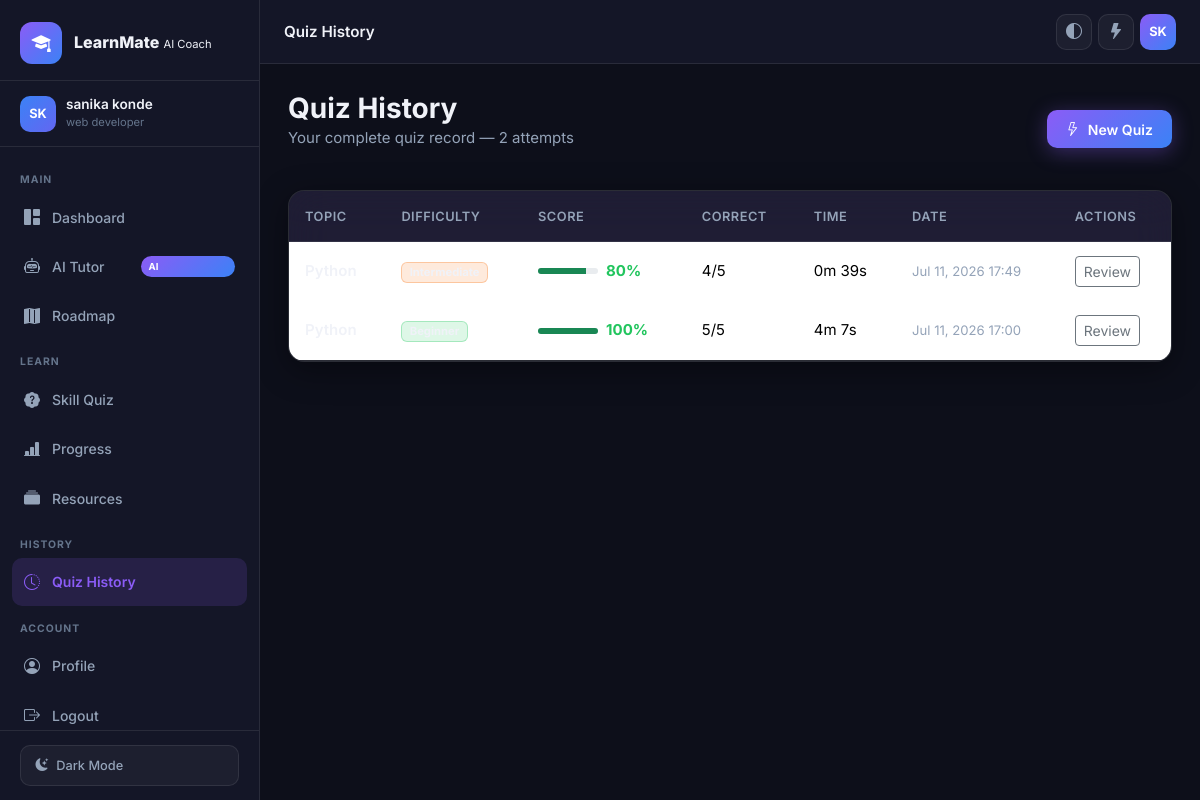
Screenshot of /quiz/history (signed in) with the database file from the repository.
### app/models.py (models this page shows, shortened)
class User(db.Model, UserMixin):
    __tablename__ = "users"
    id = db.Column(db.Integer, primary_key=True)
    username = db.Column(db.String(64), unique=True, nullable=False, index=True)
    email = db.Column(db.String(120), unique=True, nullable=False, index=True)
    password_hash = db.Column(db.String(256), nullable=False)
    full_name = db.Column(db.String(128), nullable=True)
    avatar_initials = db.Column(db.String(4), nullable=True)
    bio = db.Column(db.Text, nullable=True)
    career_goal = db.Column(db.String(128), nullable=True)
    current_skill_level = db.Column(db.String(32), nullable=True)  # beginner/intermediate/advanced
    learning_preferences = db.Column(db.Text, nullable=True)       # JSON string
    available_study_hours = db.Column(db.Float, nullable=True)
    interests = db.Column(db.Text, nullable=True)
    is_active = db.Column(db.Boolean, default=True, nullable=False)
    theme_preference = db.Column(db.String(16), default="dark")
    created_at = db.Column(db.DateTime, default=datetime.utcnow, nullable=False)
    updated_at = db.Column(db.DateTime, default=datetime.utcnow, onupdate=datetime.utcnow)
    last_login = db.Column(db.DateTime, nullable=True)
    onboarding_complete = db.Column(db.Boolean, default=False)
    roadmaps = db.relationship("LearningRoadmap", backref="user", lazy="dynamic", cascade="all, delete-orphan")
    quiz_sessions = db.relationship("QuizSession", backref="user", lazy="dynamic", cascade="all, delete-orphan")
    study_sessions = db.relationship("StudySession", backref="user", lazy="dynamic", cascade="all, delete-orphan")
    chat_sessions = db.relationship("ChatSession", backref="user", lazy="dynamic", cascade="all, delete-orphan")
    progress_logs = db.relationship("ProgressLog", backref="user", lazy="dynamic", cascade="all, delete-orphan")
    def get_display_name(self):
        return self.full_name or self.username
    def get_initials(self):
        if self.full_name:
            parts = self.full_name.strip().split()
            if len(parts) >= 2:
                return (parts[0][0] + parts[-1][0]).upper()
            return parts[0][:2].upper()
        return self.username[:2].upper()

class QuizSession(db.Model):
    __tablename__ = "quiz_sessions"
    id = db.Column(db.Integer, primary_key=True)
    user_id = db.Column(db.Integer, db.ForeignKey("users.id"), nullable=False, index=True)
    topic = db.Column(db.String(128), nullable=False)
    difficulty = db.Column(db.String(32), nullable=False)
    score = db.Column(db.Integer, default=0)        # 0-100
    correct_count = db.Column(db.Integer, default=0)
    total_questions = db.Column(db.Integer, default=5)
    time_taken_seconds = db.Column(db.Integer, default=0)
    questions_data = db.Column(db.Text, nullable=True)   # JSON
    answers_data = db.Column(db.Text, nullable=True)     # JSON
    feedback = db.Column(db.Text, nullable=True)
    created_at = db.Column(db.DateTime, default=datetime.utcnow)

### app/routes/quiz.py (the view)
@quiz_bp.route("/history")
@login_required
def history():
    page = request.args.get("page", 1, type=int)
    sessions = current_user.quiz_sessions.order_by(
        QuizSession.created_at.desc()
    ).paginate(page=page, per_page=10, error_out=False)
    return render_template("quiz/history.html", sessions=sessions)

### app/models.py (called while the page is built)
@login_manager.user_loader
def load_user(user_id):
    return User.query.get(int(user_id))

### app/templates/quiz/history.html (shortened to what this page needs)
{% extends "base.html" %}
{% block page_title %}Quiz History{% endblock %}
{% block content %}
<div class="d-flex align-items-center justify-content-between mb-4">
  <div>
    <h3 class="fw-bold mb-0">Quiz History</h3>
    <p class="text-muted">Your complete quiz record — {{ sessions.total }} attempts</p>
  </div>
  <a href="{{ url_for('quiz.index') }}" class="btn btn-gradient">
    <i class="bi bi-lightning me-2"></i>New Quiz
  </a>
</div>
{% if sessions.items %}
<div class="glass-card overflow-hidden">
  <div class="table-responsive">
    <table class="table table-premium mb-0">
      <thead>
        <tr>
          <th>Topic</th>
          <th>Difficulty</th>
          <th>Score</th>
          <th>Correct</th>
          <th>Time</th>
          <th>Date</th>
          <th>Actions</th>
        </tr>
      </thead>
      <tbody>
        {% for s in sessions.items %}
        <tr>
          <td>
            <div class="fw-semibold">{{ s.topic }}</div>
          </td>
          <td>
            <span class="badge badge-{{ s.difficulty }}">{{ s.difficulty.capitalize() }}</span>
          </td>
          <td>
            <div class="d-flex align-items-center gap-2">
              <div class="progress" style="width:60px; height:6px">
                <div class="progress-bar {{ 'bg-success' if s.score >= 75 else 'bg-warning' if s.score >= 60 else 'bg-danger' }}"
                     style="width:{{ s.score }}%"></div>
              </div>
              <span class="fw-bold {{ 'text-success' if s.score >= 75 else 'text-warning' if s.score >= 60 else 'text-danger' }}">
                {{ s.score }}%
              </span>
            </div>
          </td>
          <td>{{ s.correct_count }}/{{ s.total_questions }}</td>
          <td>
            {% if s.time_taken_seconds %}
              {{ (s.time_taken_seconds // 60) }}m {{ s.time_taken_seconds % 60 }}s
            {% else %}—{% endif %}
          </td>
          <td class="text-muted small">{{ s.created_at.strftime('%b %d, %Y %H:%M') }}</td>
          <td>
            <a href="{{ url_for('quiz.session_detail', session_id=s.id) }}"
               class="btn btn-sm btn-outline-secondary">Review</a>
          </td>
        </tr>
        {% endfor %}
      </tbody>
    </table>
  </div>
</div>
{% endif %}
{% endblock %}

### app/templates/base.html (shortened to what this page needs)
<!DOCTYPE html>
<html lang="en" data-theme="{{ current_user.theme_preference if current_user.is_authenticated else 'dark' }}">
<head>
  <link href="https://cdn.jsdelivr.net/npm/bootstrap@5.3.3/dist/css/bootstrap.min.css" rel="stylesheet"/>
  <link href="https://cdn.jsdelivr.net/npm/bootstrap-icons@1.11.3/font/bootstrap-icons.css" rel="stylesheet"/>
  <link rel="stylesheet" href="https://cdnjs.cloudflare.com/ajax/libs/highlight.js/11.9.0/styles/github-dark.min.css" id="hljs-theme"/>
  <link href="{{ url_for('static', filename='css/main.css') }}" rel="stylesheet"/>
</head>
<body>
<div class="toast-container position-fixed top-0 end-0 p-3" style="z-index:9999">
</div>
{% if current_user.is_authenticated %}
<div class="sidebar" id="sidebar">
  <div class="sidebar-brand">
    <div class="brand-icon">
      <i class="bi bi-mortarboard-fill"></i>
    </div>
    <div class="brand-text">
      <span class="brand-name">LearnMate</span>
      <span class="brand-tagline">AI Coach</span>
    </div>
  </div>
  <div class="sidebar-user">
    <div class="user-avatar">{{ current_user.get_initials() }}</div>
    <div class="user-info">
      <div class="user-name">{{ current_user.get_display_name()|truncate(18) }}</div>
      <div class="user-goal">{{ current_user.career_goal|truncate(22) if current_user.career_goal else 'Set your goal →' }}</div>
    </div>
  </div>
  <nav class="sidebar-nav">
    <div class="nav-section-label">Main</div>
    <a href="{{ url_for('dashboard.index') }}" class="nav-item {% if request.endpoint == 'dashboard.index' %}active{% endif %}">
      <i class="bi bi-grid-1x2-fill"></i>
      <span>Dashboard</span>
    </a>
    <a href="{{ url_for('tutor.index') }}" class="nav-item {% if request.blueprint == 'tutor' %}active{% endif %}">
      <i class="bi bi-robot"></i>
      <span>AI Tutor</span>
      <span class="nav-badge">AI</span>
    </a>
    <a href="{{ url_for('roadmap.index') }}" class="nav-item {% if request.blueprint == 'roadmap' %}active{% endif %}">
      <i class="bi bi-map-fill"></i>
      <span>Roadmap</span>
    </a>
    <div class="nav-section-label">Learn</div>
    <a href="{{ url_for('quiz.index') }}" class="nav-item {% if request.endpoint == 'quiz.index' %}active{% endif %}">
      <i class="bi bi-patch-question-fill"></i>
      <span>Skill Quiz</span>
    </a>
    <a href="{{ url_for('progress.index') }}" class="nav-item {% if request.blueprint == 'progress' %}active{% endif %}">
      <i class="bi bi-bar-chart-line-fill"></i>
      <span>Progress</span>
    </a>
    <a href="{{ url_for('resources.index') }}" class="nav-item {% if request.blueprint == 'resources' %}active{% endif %}">
      <i class="bi bi-collection-fill"></i>
      <span>Resources</span>
    </a>
    <div class="nav-section-label">History</div>
    <a href="{{ url_for('quiz.history') }}" class="nav-item {% if request.endpoint == 'quiz.history' %}active{% endif %}">
      <i class="bi bi-clock-history"></i>
      <span>Quiz History</span>
    </a>
    <div class="nav-section-label">Account</div>
    <a href="{{ url_for('auth.profile') }}" class="nav-item {% if request.endpoint == 'auth.profile' %}active{% endif %}">
      <i class="bi bi-person-circle"></i>
      <span>Profile</span>
    </a>
    <a href="{{ url_for('auth.logout') }}" class="nav-item nav-item-danger">
      <i class="bi bi-box-arrow-right"></i>
      <span>Logout</span>
    </a>
  </nav>
  <div class="sidebar-footer">
    <button class="theme-toggle" id="themeToggle" title="Toggle theme">
      <i class="bi bi-moon-stars-fill" id="themeIcon"></i>
      <span id="themeLabel">Dark Mode</span>
    </button>
  </div>
</div>
<div class="main-wrapper" id="mainWrapper">
  <header class="topbar">
    <div class="topbar-left">
      <div class="topbar-breadcrumb">
        <span class="breadcrumb-page">{% block page_title %}Dashboard{% endblock %}</span>
      </div>
    </div>
    <div class="topbar-right">
      <div class="topbar-actions">
        <button class="topbar-btn" onclick="toggleTheme()" title="Toggle Theme">
          <i class="bi bi-circle-half" id="topThemeIcon"></i>
        </button>
        <a href="{{ url_for('quiz.index') }}" class="topbar-btn" title="Take a Quiz">
          <i class="bi bi-lightning-fill"></i>
        </a>
        <div class="topbar-avatar" onclick="window.location='{{ url_for('auth.profile') }}'">
          {{ current_user.get_initials() }}
        </div>
      </div>
    </div>
  </header>
  <main class="page-content">
    {% block content %}{% endblock %}
  </main>
</div>
{% else %}
<main>{% block auth_content %}{% endblock %}</main>
{% endif %}
</body>
</html>

### rows the page displays
User: get_initials "SK", get_display_name "sanika konde", career_goal "web developer"
QuizSession: score "80", correct_count "4", total_questions "5", time_taken_seconds "0", s.time_taken_seconds%60 "39", created_at "Jul 11, 2026 17:49"
QuizSession: score "100", correct_count "5", total_questions "5", time_taken_seconds "4", s.time_taken_seconds%60 "7", created_at "Jul 11, 2026 17:00"

### other values shown
{{ sessions.total }} "2"
